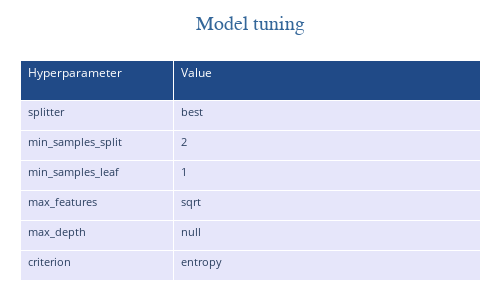

The notebook cell saved with this chart:
### Markdown cell above
## <span style="color: #336699;">4.10. Hyperparameter Tuning</span>

<span style="color: #336699;">GridSearchCV</span> and <span style="color: #336699;">RandomizedSearchCV</span>
 are two popular methods for hyperparameter tuning in machine learning:

<span style="color: #336699;">GridSearchCV:</span>

* Exhaustively searches through a predefined set of hyperparameters
* Evaluates all possible combinations of hyperparameters
* Ideal for small hyperparameter spaces
* Computationally expensive for large parameter spaces
* Provides reproducible results

<span style="color: #336699;">RandomizedSearchCV:</span>

* Randomly samples a specified number of hyperparameter combinations
* More efficient for large hyperparameter spaces
* Can handle continuous and discrete parameters
* May miss the optimal combination but often finds good results faster
* Less computationally intensive than GridSearchCV

Both methods use cross-validation to evaluate model performance and select the best hyperparameters [Bergstra2012]. The choice between them depends on the size of the hyperparameter space, available computational resources, and the need for exhaustive search versus efficiency.

In this case, since the the train set is not small, having 11 features and the model arelady performing very well without tunning, it was decided to use <span style="color: #336699;">RandomizedSearchCV:</span> for the below reasons:

* Efficiency: Faster and less computationally expensive for large datasets.
* Effective Fine-Tuning: Explores a broader range of hyperparameters for potentially better performance.
* Scalable: Well-suited for models with many hyperparameters.
* Time-Saving: Provides good results more quickly than GridSearchCV.

### Code cell
param_grid = {
    'criterion': ['gini', 'entropy'],
    'splitter': ['best', 'random'],
    'max_depth': [None, 10, 20, 30],
    'min_samples_split': [2, 5],
    'min_samples_leaf': [1, 2],
    'max_features': ['sqrt', 'log2']
}

dt = RandomizedSearchCV(estimator = model, param_distributions=param_grid, n_iter=100, cv=5, random_state=42)

dt.fit(X_trainNew, y_train)
#print(dt.best_params_)
tuned_model = dt.best_estimator_
df = pd.DataFrame(list(dt.best_params_.items()), columns=['Hyperparameter', 'Value'])
save_dict = {
        'model_selected_features': model_selected_features,
        'performance_results': results,
        'HyperParameters': df
    }

    # Save the dictionary to a pickle file
with open('./JobApplicants/Transformations/model_selected_features.pkl', 'wb') as f:
    pickle.dump(save_dict, f)
create_table(df, 
             title='Model tuning', 
             width=500, 
             height=300,
             columnwidth=[5,10,10])

### Figure 1 — Plotly figure (JSON) as saved in the notebook; plotly's stock layout.template omitted (floating-point values rounded to 4 significant figures)
{"data": [{"cells": {"align": "left", "fill": {"color": "lavender"}, "font": {"size": 11}, "height": 30, "values": [["splitter", "min_samples_split", "min_samples_leaf", "max_features", "max_depth", "criterion"], ["best", 2, 1, "sqrt", null, "entropy"]]}, "columnwidth": [5, 10, 10], "header": {"align": "left", "fill": {"color": "#204A87"}, "font": {"color": "white"}, "height": 40, "values": ["Hyperparameter", "Value"]}, "type": "table"}], "layout": {"height": 300, "margin": {"b": 20, "l": 20, "r": 20, "t": 60}, "paper_bgcolor": "rgba(0,0,0,0)", "plot_bgcolor": "rgba(0,0,0,0)", "title": {"font": {"color": "#336699", "family": "Arial", "size": 20}, "text": "Model tuning", "x": 0.5, "xanchor": "center"}, "width": 500}}
